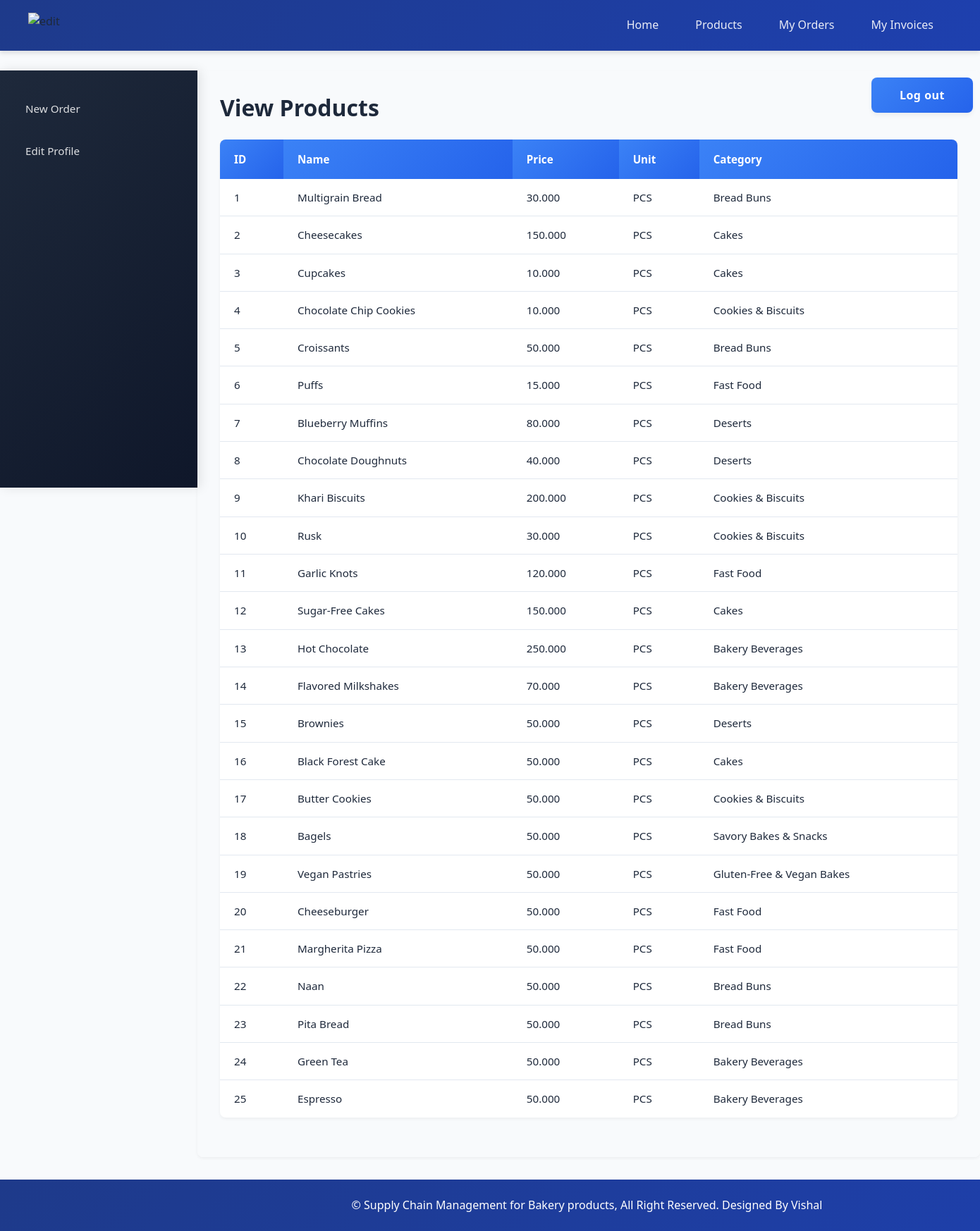
/retailer/view_products.php (signed in), run on the app's committed database.
### tables this page shows
CREATE TABLE `products` (
  `pro_id` int(11) NOT NULL,
  `pro_name` varchar(25) NOT NULL,
  `pro_desc` text DEFAULT NULL,
  `pro_price` decimal(10,3) NOT NULL,
  `unit` int(11) NOT NULL,
  `pro_cat` int(11) NOT NULL,
  `quantity` int(6) DEFAULT NULL
);

CREATE TABLE `unit` (
  `id` int(11) NOT NULL,
  `unit_name` varchar(20) NOT NULL,
  `unit_details` text DEFAULT NULL
);

CREATE TABLE `categories` (
  `cat_id` int(11) NOT NULL,
  `cat_name` varchar(25) NOT NULL,
  `cat_details` text DEFAULT NULL
);

### retailer/view_products.php (the view, shortened to what this page needs)
<?php
	include("../includes/config.php");
	if(isset($_SESSION['retailer_login'])) {
			$query_selectProducts = "SELECT * FROM products,categories,unit WHERE products.pro_cat=categories.cat_id AND products.unit=unit.id ORDER BY pro_id";
			$result_selectProducts = mysqli_query($con,$query_selectProducts);
		}
		else {
			header('Location:../index.php');
		}
?>
<!DOCTYPE html>
<html>
<head>
	<link rel="stylesheet" href="../includes/main_style.css" >
</head>
<body>
	<?php
		include("../includes/nav_retailer.inc.php");
		include("../includes/aside_retailer.inc.php");
	?>
	<section>
		<h1>View Products</h1>
		<form action="" method="POST" class="form">
		<table class="table_displayData">
			<tr>
				<th> ID </th>
				<th> Name </th>
				<th> Price </th>
				<th> Unit </th>
				<th> Category </th>
			</tr>
			<?php $i=1; while($row_selectProducts = mysqli_fetch_array($result_selectProducts)) { ?>
			<tr>
				<td> <?php echo $row_selectProducts['pro_id']; ?> </td>
				<td> <?php echo $row_selectProducts['pro_name']; ?> </td>
				<td> <?php echo $row_selectProducts['pro_price']; ?> </td>
				<td> <?php echo $row_selectProducts['unit_name']; ?> </td>
				<td> <?php echo $row_selectProducts['cat_name']; ?> </td>
			</tr>
			<?php $i++; } ?>
		</table>
		</form>
	</section>
	<?php
		include("../includes/footer.inc.php");
	?>
</body>
</html>

### includes/main_style.css (style rules this page uses)
* { font-family: 'Segoe UI', Roboto, -apple-system, sans-serif; margin: 0; padding: 0; box-sizing: border-box; }
body { margin: auto; background-color: #f8fafc; color: #1e293b; line-height: 1.6; }
body { margin-left: 280px; min-height: 100vh; margin-top: 100px; overflow-x: hidden; }
section { max-width: 1200px; width: 100%; padding: 2rem; margin: 0 auto; }
section h1 { margin: 0 0 1.5rem; font-weight: 700; color: #1e293b; font-size: 2rem; line-height: 1.3; }
table { border-collapse: separate; border-spacing: 0; width: 100%; margin: 1.5rem 0; font-size: 0.95rem; background: white; border-radius: 8px; overflow: hidden; box-shadow: 0 2px 4px rgba(0, 0, 0, 0.05); }
.table_displayData th { background: linear-gradient(135deg, #3b82f6 0%, #2563eb 100%); color: white; padding: 1rem 1.25rem; font-weight: 600; text-align: left; }
.table_displayData td { padding: 0.875rem 1.25rem; border-bottom: 1px solid #e2e8f0; }
.table_displayData tr:last-child td { border-bottom: none; }

### data on the page
products: pro_id "1", pro_name "Multigrain Bread", pro_price "30.000", unit.unit_name "PCS", pro_cat.cat_name "Bread Buns"
products: pro_id "2", pro_name "Cheesecakes", pro_price "150.000", unit.unit_name "PCS", pro_cat.cat_name "Cakes"
products: pro_id "3", pro_name "Cupcakes", pro_price "10.000", unit.unit_name "PCS", pro_cat.cat_name "Cakes"
products: pro_id "4", pro_name "Chocolate Chip Cookies", pro_price "10.000", unit.unit_name "PCS", pro_cat.cat_name "Cookies & Biscuits"
products: pro_id "5", pro_name "Croissants", pro_price "50.000", unit.unit_name "PCS", pro_cat.cat_name "Bread Buns"
products: pro_id "6", pro_name "Puffs", pro_price "15.000", unit.unit_name "PCS", pro_cat.cat_name "Fast Food"
products: pro_id "7", pro_name "Blueberry Muffins", pro_price "80.000", unit.unit_name "PCS", pro_cat.cat_name "Deserts"
products: pro_id "8", pro_name "Chocolate Doughnuts", pro_price "40.000", unit.unit_name "PCS", pro_cat.cat_name "Deserts"
products: pro_id "9", pro_name "Khari Biscuits", pro_price "200.000", unit.unit_name "PCS", pro_cat.cat_name "Cookies & Biscuits"
products: pro_id "10", pro_name "Rusk", pro_price "30.000", unit.unit_name "PCS", pro_cat.cat_name "Cookies & Biscuits"
products: pro_id "11", pro_name "Garlic Knots", pro_price "120.000", unit.unit_name "PCS", pro_cat.cat_name "Fast Food"
products: pro_id "12", pro_name "Sugar-Free Cakes", pro_price "150.000", unit.unit_name "PCS", pro_cat.cat_name "Cakes"
products: pro_id "13", pro_name "Hot Chocolate", pro_price "250.000", unit.unit_name "PCS", pro_cat.cat_name "Bakery Beverages"
products: pro_id "14", pro_name "Flavored Milkshakes", pro_price "70.000", unit.unit_name "PCS", pro_cat.cat_name "Bakery Beverages"
products: pro_id "15", pro_name "Brownies", pro_price "50.000", unit.unit_name "PCS", pro_cat.cat_name "Deserts"
products: pro_id "16", pro_name "Black Forest Cake", pro_price "50.000", unit.unit_name "PCS", pro_cat.cat_name "Cakes"
products: pro_id "17", pro_name "Butter Cookies", pro_price "50.000", unit.unit_name "PCS", pro_cat.cat_name "Cookies & Biscuits"
products: pro_id "18", pro_name "Bagels", pro_price "50.000", unit.unit_name "PCS", pro_cat.cat_name "Savory Bakes & Snacks"
products: pro_id "19", pro_name "Vegan Pastries", pro_price "50.000", unit.unit_name "PCS", pro_cat.cat_name "Gluten-Free & Vegan Bakes"
products: pro_id "20", pro_name "Cheeseburger", pro_price "50.000", unit.unit_name "PCS", pro_cat.cat_name "Fast Food"
products: pro_id "21", pro_name "Margherita Pizza", pro_price "50.000", unit.unit_name "PCS", pro_cat.cat_name "Fast Food"
products: pro_id "22", pro_name "Naan", pro_price "50.000", unit.unit_name "PCS", pro_cat.cat_name "Bread Buns"
products: pro_id "23", pro_name "Pita Bread", pro_price "50.000", unit.unit_name "PCS", pro_cat.cat_name "Bread Buns"
products: pro_id "24", pro_name "Green Tea", pro_price "50.000", unit.unit_name "PCS", pro_cat.cat_name "Bakery Beverages"
products: pro_id "25", pro_name "Espresso", pro_price "50.000", unit.unit_name "PCS", pro_cat.cat_name "Bakery Beverages"
